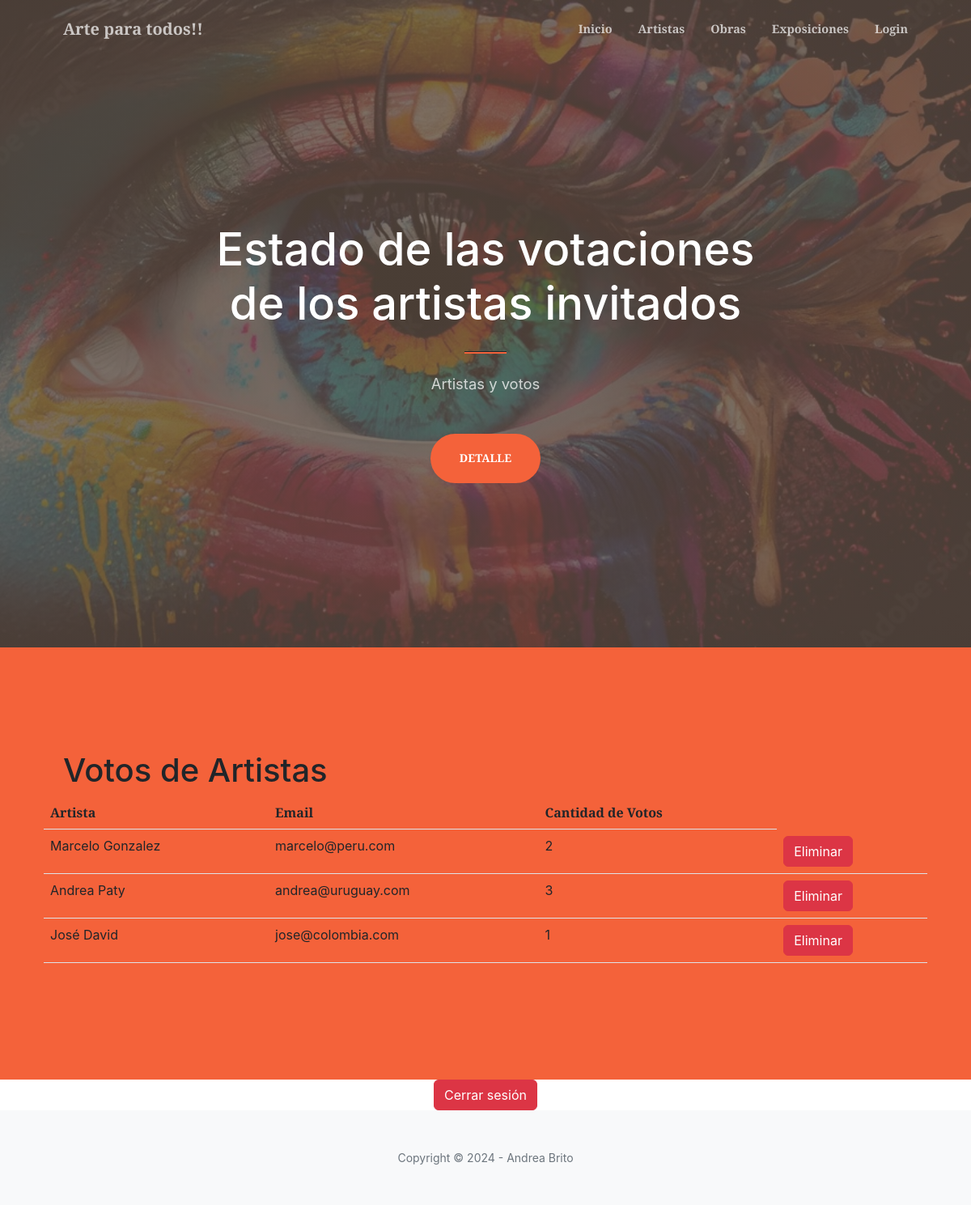
Page /App_Artista/votos/ (signed in) on the earlier database version.
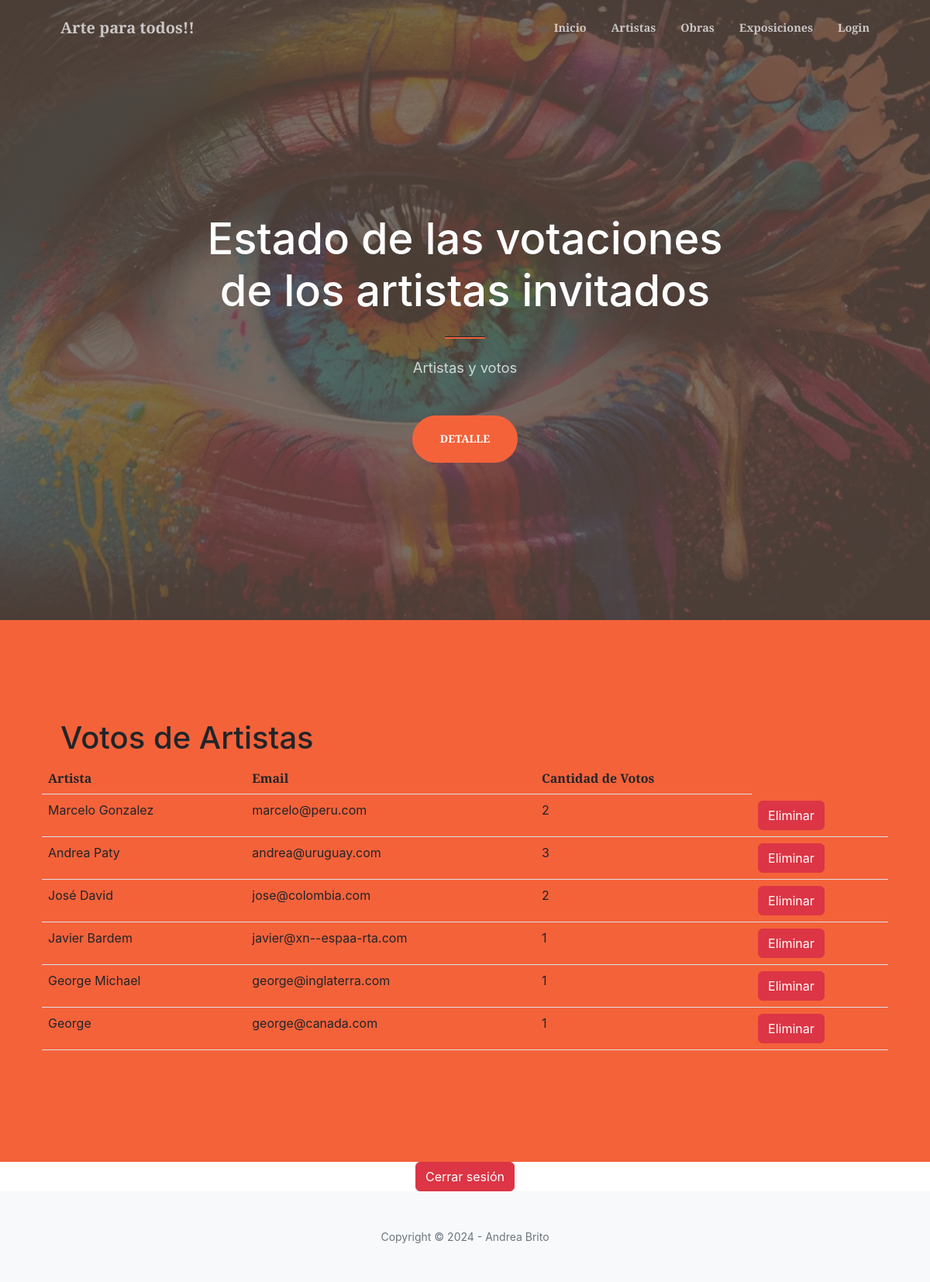
Same page on the later database version.
### App_Artista/models.py (models this page shows, shortened)
class VotoArtista(models.Model):
    artista = models.ForeignKey(Artista_invitado, on_delete=models.CASCADE)
    cantidad_votos = models.PositiveIntegerField(default=0)

class Artista_invitado(models.Model):
    nombre = models.CharField(max_length=100)
    nacionalidad = models.CharField(max_length=100)
    fecha_nacimiento = models.DateField()
    texto_motivacional = models.TextField()
    link_obras = models.URLField()
    exposicion_anfitriona = models.ForeignKey(Exposicion, on_delete=models.CASCADE)
    Email_contacto = models.EmailField(default='default@example.com')

### App_Artista/views.py (the view)
# urls.py: path('votos/', views.mostrar_votos, name='mostrar_votos'),
@user_passes_test(is_admin)
def mostrar_votos(request):
    votos = VotoArtista.objects.all()  # Obtén todos los votos
    return render(request, 'votos_artistas.html', {'votos': votos})

### App_Artista/views.py (called while the page is built)
def is_admin(user):
    return user.is_staff  # Verifica si el usuario es un miembro del personal

### App_Artista/Templates/votos_artistas.html (shortened to what this page needs)
{% extends 'padre.html' %}
{% block cont_cambia_1 %}
<h1 class="text-white font-weight-bold">Estado de las votaciones de los artistas invitados</h1>
                        <hr class="divider" />
                    </div>
                    <div class="col-lg-8 align-self-baseline">
                        <p class="text-white-75 mb-5">Artistas y votos</p>
                        <a class="btn btn-primary btn-xl" href="#about">Detalle</a>
{% endblock %}
{% block cont_cambia_2 %}
<h1>Votos de Artistas</h1>
<table class="table">
    <thead>
        <tr>
            <th>Artista</th>
            <th>Email</th>
            <th>Cantidad de Votos</th>
        </tr>
    </thead>
    <tbody>
        {% for voto in votos %}
            <tr>
                <td>{{ voto.artista.nombre }}</td>
                <td>{{ voto.artista.Email_contacto }}</td>
                <td>{{ voto.cantidad_votos }}</td>
                <td>
                    <form method="POST" action="{% url 'eliminar_artista' voto.artista.id %}">
                        <button type="submit" class="btn btn-danger">Eliminar</button>
                    </form>
                </td>
            </tr>
        {% endfor %}
    </tbody>
</table>
{% endblock %}
{% block cont_cambia_3 %}
<div class="d-flex justify-content-center">
    <form method="POST" action="{% url 'logout' %}">
        <button type="submit" class="btn btn-danger">Cerrar sesión</button>
    </form>
</div>
{% endblock %}

### App_Artista/Templates/padre.html (shortened to what this page needs)
<!DOCTYPE html>
<html lang="en">
    <head>
        {% load static %}
        <link href="https://cdn.jsdelivr.net/npm/bootstrap-icons@1.5.0/font/bootstrap-icons.css" rel="stylesheet" />
        <link href="https://cdnjs.cloudflare.com/ajax/libs/SimpleLightbox/2.1.0/simpleLightbox.min.css" rel="stylesheet" />
        <link href="{% static 'css\styles.css' %}" rel="stylesheet" />
    </head>
    <body id="page-top">
        <nav class="navbar navbar-expand-lg navbar-light fixed-top py-3" id="mainNav">
            <div class="container px-4 px-lg-5">
                <a class="navbar-brand" href="#page-top">Arte para todos!!</a>
                <div class="collapse navbar-collapse" id="navbarResponsive">
                    <ul class="navbar-nav ms-auto my-2 my-lg-0">
                        <li class="nav-item"><a class="nav-link" href="{% url 'Inicio' %}">Inicio</a></li>
                        <li class="nav-item"><a class="nav-link" href="{% url 'Detalle_Artistas' %}">Artistas</a></li>
                        <li class="nav-item"><a class="nav-link" href="{% url 'Detalle_Obras' %}">Obras</a></li>
                        <li class="nav-item"><a class="nav-link" href="{% url 'Exposiciones' %}">Exposiciones</a></li>
                        <li class="nav-item"><a class="nav-link" href="{% url 'Login' %}">Login</a></li>
                    </ul>
                </div>
            </div>
        </nav>
        <header class="masthead">
            <div class="container px-4 px-lg-5 h-100">
                <div class="row gx-4 gx-lg-5 h-100 align-items-center justify-content-center text-center">
                    <div class="col-lg-8 align-self-end">
                        {% block cont_cambia_1 %}
                        {% endblock %}
                    </div>
                </div>
            </div>
        </header>
        <section class="page-section bg-primary" id="about">
            <div class="container px-4 px-lg-5">
                <div class="row gx-4 gx-lg-5 justify-content-center">
                    {% block cont_cambia_2 %}
                    {% endblock %}
                </div>
            </div>
        </section>
        {% block cont_cambia_3 %}
        {% endblock %}
        <footer class="bg-light py-5">
            <div class="container px-4 px-lg-5"><div class="small text-center text-muted">Copyright &copy; 2024 - Andrea Brito</div></div>
        </footer>
    </body>
</html>

Differences in the rows shown:
changed VotoArtista "José David": cantidad_votos "1" → "2"
added VotoArtista: artista.nombre "Javier Bardem", artista.Email_contacto "javier@xn--espaa-rta.com", cantidad_votos "1"
added VotoArtista: artista.nombre "George Michael", artista.Email_contacto "george@inglaterra.com", cantidad_votos "1"
added VotoArtista: artista.nombre "George", artista.Email_contacto "george@canada.com", cantidad_votos "1"
